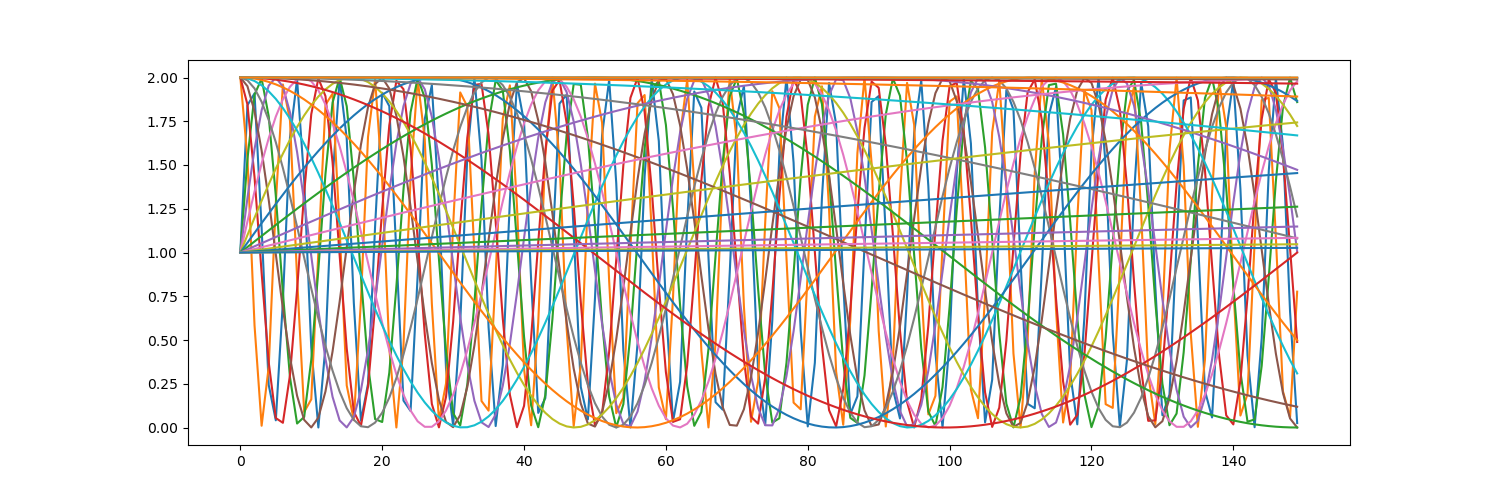

Recreate this plot in Python.
import torch
import torch.nn as nn

import math

class PositionalEncoding(nn.Module):

    def __init__(self, seq_len: int, d_model: int, dropout: float = 0.1, device="cpu"):
        super().__init__()
        self.device = device
        self.dropout = nn.Dropout(p=dropout)

        pe = torch.zeros(seq_len, d_model, device=device)
        position = torch.arange(0, seq_len, device=device).unsqueeze(1)
        div_term = torch.exp((torch.arange(0, d_model, 2, dtype=torch.float, device=device) *
                         -(math.log(10000.0) / d_model)))
        pe[:, 0::2] = torch.sin(position.float() * div_term)
        pe[:, 1::2] = torch.cos(position.float() * div_term)

        self.register_buffer('pe', pe.unsqueeze(0))
        # self.pos_embed = nn.Embedding(
        #     seq_len, d_model, device=device
        # )


    def forward(self, x):
        """
        Arguments:
            x: Tensor, shape ``[batch_size, seq_len, input_dim, embedding_dim]``
        """
        # B, seq_len, _ = x.shape
        # import pdb; pdb.set_trace()
        positions_encoding = self.pe

        # all_positions = torch.arange(0, seq_len, device=self.device)
        # positions_encoding = self.pos_embed(all_positions).unsqueeze(0).unsqueeze(2)
        # positions_encoding = self.pos_embed(all_positions).unsqueeze(0)
        # import pdb; pdb.set_trace()
        # print(positions_encoding.shape)
        # import pdb; pdb.set_trace()
        return x + positions_encoding

        # return x + self.pe

if __name__ == "__main__":
    import matplotlib.pyplot as plt
    import numpy as np

    device = torch.device("cuda:0" if torch.cuda.is_available() else "cpu")

    batch_size = 1
    seq_len = 150
    in_dim= 32
    d_model = 90
    pe = PositionalEncoding(seq_len, in_dim, device="cuda")
    plt.figure(figsize=(15, 5))
    emb = pe(torch.ones( (batch_size, seq_len, in_dim), device=device)) # Batch size, seq len, in dim
    # import pdb; pdb.set_trace()
    plt.plot(np.arange(seq_len), emb.data.detach().cpu().numpy().squeeze())
    # plt.legend(["dim %d"%p for p in [4,5,6,7]])
    plt.savefig('encoding.png')
    # plt.show()